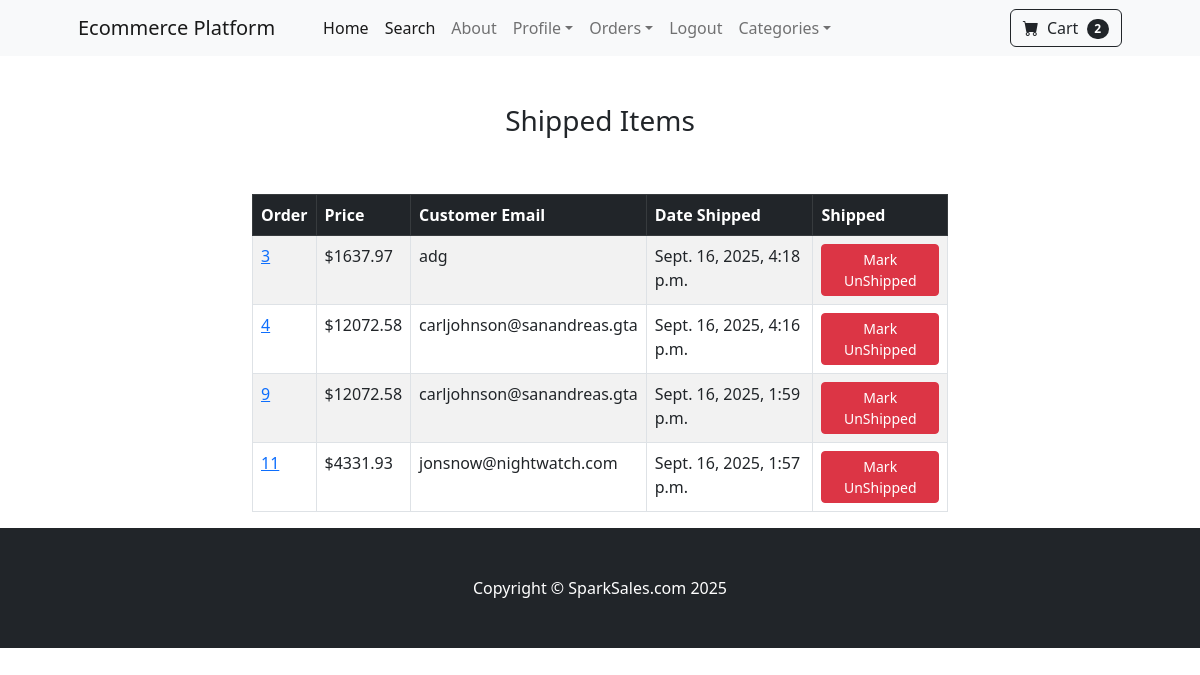
The page /payment/shipped_dash/ (signed in) on the database its author committed.
### payment/models.py (models this page shows, shortened)
class Order(models.Model):
    user = models.ForeignKey(User, on_delete=models.CASCADE, null=True, blank=True)
    full_name = models.CharField(max_length=255, blank=True)
    email = models.EmailField(max_length=255, blank=True)
    shipping_address = models.TextField(max_length=15255)
    amount_paid = models.DecimalField(max_digits=10, decimal_places=2)
    date_ordered = models.DateTimeField(auto_now_add=True)
    shipped = models.BooleanField(default=False)
    date_shipped = models.DateTimeField(blank=True, null=True)

### payment/views.py (the view, shortened to what this page needs)
# urls.py: path('shipped_dash/', views.shipped_dash, name='shipped_dash'),
def shipped_dash(request):
    if request.user.is_authenticated and request.user.is_superuser:
        orders = Order.objects.filter(shipped=True)
        return render(request, 'payment/shipped_dash.html', {"orders": orders})
    else:
        messages.success(request, "Access Denied!")
        return redirect('home')

### cart/cart.py (called while the page is built)
    def __len__(self):
        return len(self.cart)

### cart/context_processors.py (called while the page is built)
def cart(request):
    return {'cart': Cart(request)}

### payment/templates/payment/shipped_dash.html (shortened to what this page needs)
{% extends 'base.html' %}
{% block content %}
<div class="container px-4 px-lg-5">
    <div class="row gx-4 gx-lg-5 justify-content-center">
        <center>
            <div class="col-8">
                <br/> <br/>
                <h3>Shipped Items</h3>
                <br/> <br/>
                <table class="table table-striped table-hover table-bordered">
  <thead class="table-dark">
    <tr>
      <th scope="col">Order</th>
      <th scope="col">Price</th>
      <th scope="col">Customer Email</th>
      <th scope="col">Date Shipped</th>
      <th scope="col">Shipped</th>
    </tr>
  </thead>
  <tbody>
    {% for item in orders %}
    <tr>
      <td><a href="{% url 'orders' item.id %}">{{ item.id }}</a></td>
      <td>${{ item.amount_paid }}</td>
      <td>{{ item.email }}</td>
      <td>{{ item.date_shipped }}</td>
      <td>
      <form method="POST">
            <button type="submit" class="btn btn-danger btn-sm">Mark UnShipped</button>
        </form>
    </td>
    </tr>
    {% endfor %}
  </tbody>
</table>
            </div>
        </center>
    </div>
</div>
{% endblock %}

### rows shown on the page
Order: id "3", amount_paid "1637.97", email "adg", date_shipped "Sept. 16, 2025, 4:18 p.m."
Order: id "4", amount_paid "12072.58", email "carljohnson@sanandreas.gta", date_shipped "Sept. 16, 2025, 4:16 p.m."
Order: id "9", amount_paid "12072.58", email "carljohnson@sanandreas.gta", date_shipped "Sept. 16, 2025, 1:59 p.m."
Order: id "11", amount_paid "4331.93", email "jonsnow@nightwatch.com", date_shipped "Sept. 16, 2025, 1:57 p.m."

### other values the page prints
{{ cart|length }} "2"
